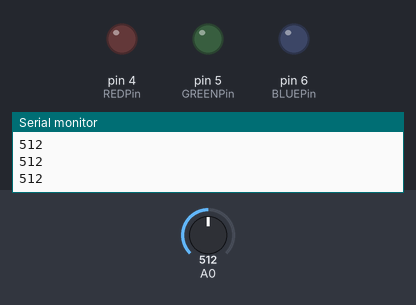
Bench run of a sketch on a simulated Arduino Uno, built with avr-gcc and run on an emulated ATmega328P. Parts: output pins drawn as LEDs (lit = HIGH), the last lines printed to the serial monitor. Inputs (shaded band) come from the test bench; at power-on: A0 = 512.

Above: at 1.2 s.
1.3 s: A0 set to 694
2.8 s: A0 set to 713
At 4.0 s:
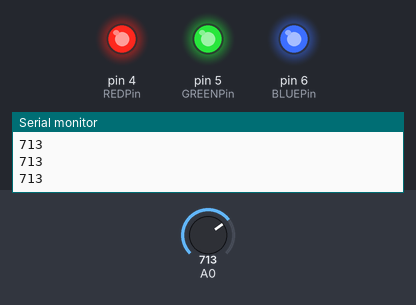
4.3 s: A0 set to 690
At 5.1 s:
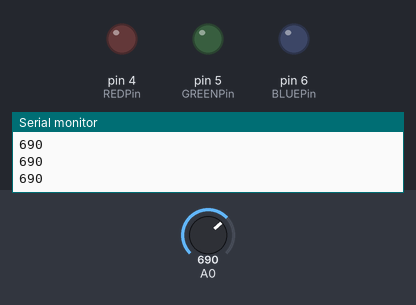
5.8 s: A0 set to 710
At 6.3 s:
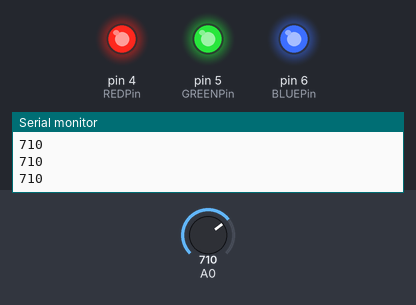
Timing chart, 0 to 8.3 s (numbered marks = the images above; inputs shaded):
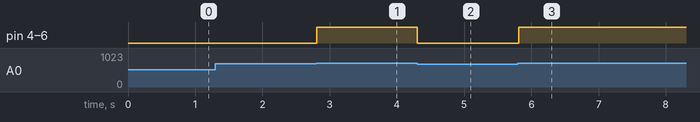

Measured:
- the behaviour switches between 700 and 701 on A0 (found by bisection; images 0 and 1)
- after the input at 2.8 s, pin 4 (REDPin), pin 5 (GREENPin), pin 6 (BLUEPin): LOW → HIGH at once
- after the input at 4.3 s, pin 4 (REDPin), pin 5 (GREENPin), pin 6 (BLUEPin): HIGH → LOW at once
- after the input at 5.8 s, pin 4 (REDPin), pin 5 (GREENPin), pin 6 (BLUEPin): LOW → HIGH at once

The sketch:

Light_Sensor.ino
```cpp
//0 is max light, 999 is max dark
int REDPin = 4;    // RED pin of the LED to PWM pin 4
int GREENPin = 5;  // GREEN pin of the LED to PWM pin 5
int BLUEPin = 6;   // BLUE pin of the LED to PWM pin 6

void setup()
{
  pinMode(REDPin, OUTPUT);
  pinMode(GREENPin, OUTPUT);
  pinMode(BLUEPin, OUTPUT);
  Serial.begin(9600);
}
void loop()
{
  unsigned int AnalogValue;
  AnalogValue = analogRead(A0);
  Serial.println(AnalogValue);

  if (AnalogValue>700)
  {
    analogWrite(REDPin, 255);
    analogWrite(GREENPin, 255);
    analogWrite(BLUEPin, 255);
  }

  if (AnalogValue<=700)
  {
    analogWrite(REDPin, 0);
    analogWrite(GREENPin, 0);
    analogWrite(BLUEPin, 0);
  }
}
```
